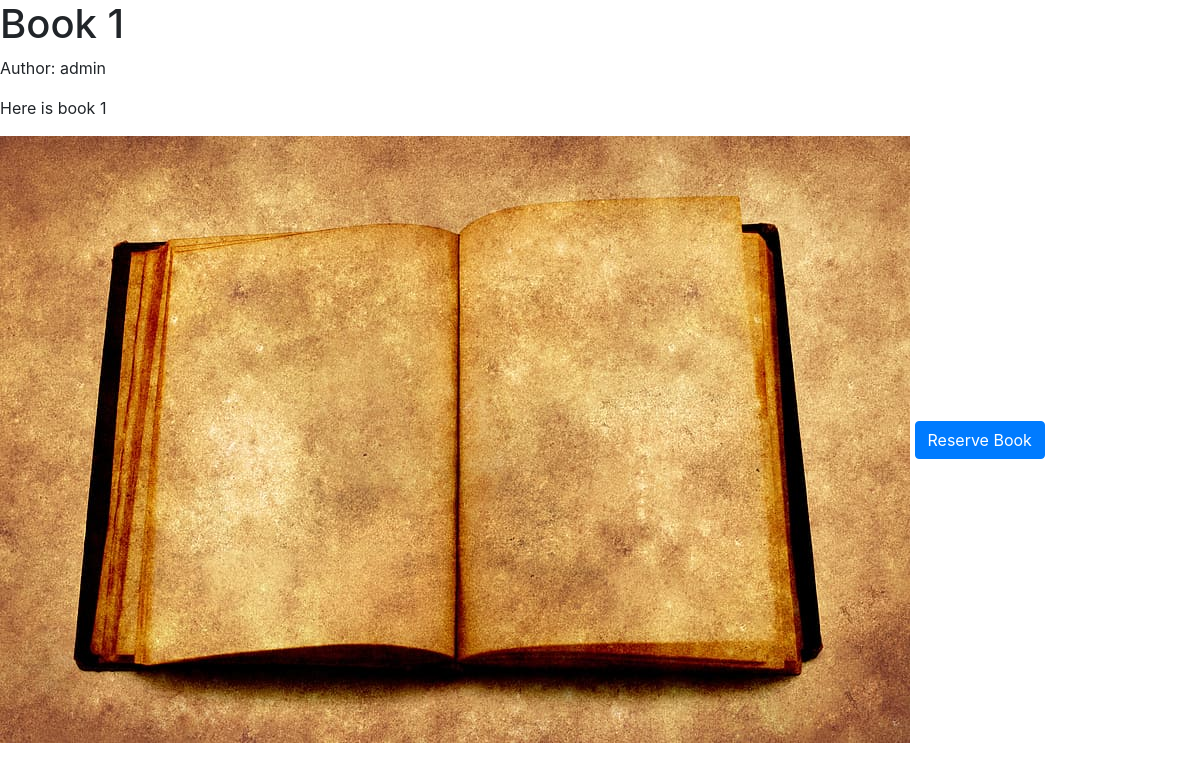
Page /rental/book/1/ (signed in) on the committed database.
### rental/models.py (models this page shows, shortened)
class Book(models.Model):
    title = models.CharField(max_length=200)
    author = models.CharField(max_length=100)
    description = models.TextField()
    image = models.ImageField(upload_to='media/', blank=True, null=True)

### rental/views.py (the view)
# urls.py: path('book/<int:pk>/', views.book_detail, name='book_detail'),
@login_required
def book_detail(request, pk):
    book = get_object_or_404(Book, pk=pk)
    return render(request, 'rental/book_detail.html', {'book': book})

### rental/templates/rental/book_detail.html
{% extends 'base.html' %}
{% block content %}
    <h1>{{ book.title }}</h1>
    <p>Author: {{ book.author }}</p>
    <p>{{ book.description }}</p>
    {% if book.image %}
        <img src="{{ book.image.url }}" alt="{{ book.title }}" class="img-fluid">
    {% endif %}
    <a class="btn btn-primary" href="{% url 'reserve_book' pk=book.pk %}">Reserve Book</a>
{% endblock %}

### rows in the picture
Book: title "Book 1", author "admin", description "Here is book 1", image (picture)
